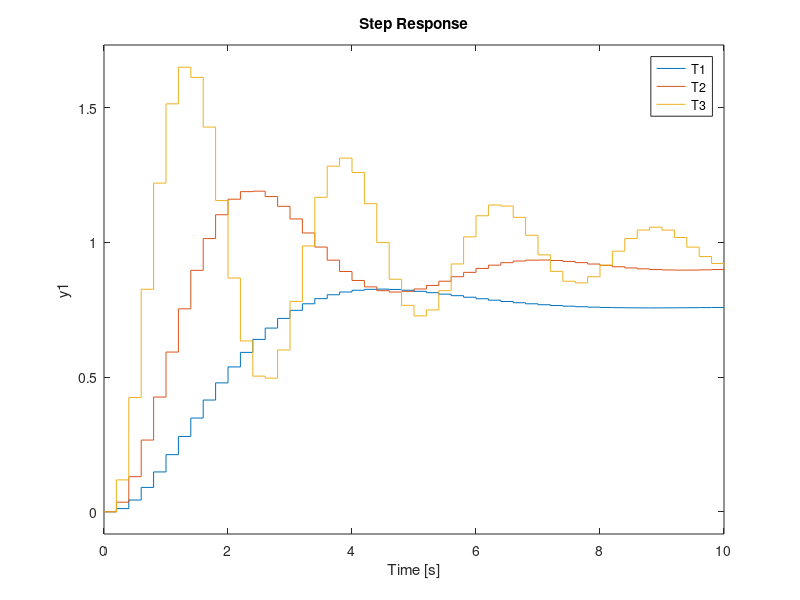
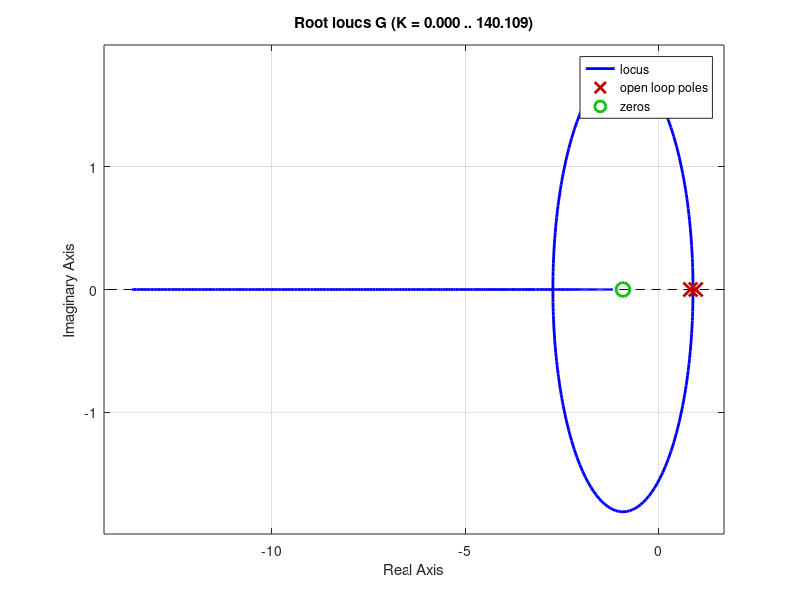

Write MATLAB code to recreate these figures, in order.
s=tf('s'); Ts=0.2; P = 6.4/(s+1)/(s+0.2); %0.2 es el polo dominante
G= c2d(P,Ts,'zoh'); zpk(G) %nos sale p1=+0.961;p2=+0.8187; el más dominante es p1 por estar más próximo a 1

T1= feedback(0.1*G, 1);
T2= feedback(0.3*G, 1);
T3= feedback(1.0*G, 1);

figure(1)
step(T1,T2,T3,10); grid

figure(2)
rlocus(G)
return
%COMPROMISO SO Y tp
tp=[ ]; SO=[ ];
for K=(0.05: 0.01 : 0.75),
    info= stepinfo( feedback(K*G, 1));  %stepinfo no printea el step pero nos da los datos de so, tp, y(inf)...
    SO = [SO; info.Overshoot]; %como vemos se almacena la variable SO
    tp = [tp; info.PeakTime]; %lo mismo con el tp  
end;
figure(3); plot(tp,SO,'*'); grid;
xlabel('tp'); ylabel('SO');


%ajuste PI D(z)=(Az+B)/(z-1)
tp=4; SO=0.20; wd= pi/tp; sigma= -log(SO)/tp;
s1= -sigma+ i*wd; s2= conj(s1);
%z=exp(Ts*s)
%Z[1/(s+a)]=z/(z-p)  p=exp(-a*T)
p1= exp(Ts*s1); p2= conj(p1);  %Para que las raices sean estables su modulo debe ser menor que 1


%ajuste A,B
% 0=1+G*D=1+G*(Az+B)/(z-1)
%--->(Az+B)=(1-z)/G  para z=p1,p2
%p1*A+1*B=(1-z)/G  |z=p1
%p2*A+1*B=(1-z)/G  |z=p2
%    M  X=N
z= tf('z',Ts);
M = [ p1, 1;
p2, 1];
N = [ evalfr( (1-z)/G, p1 );
evalfr( (1-z)/G, p2 )];
X= inv(M)*N; X= real(X); A= X(1); B= X(2);

D= (A*z+B)/(z-1); T= feedback(D*G,1);
figure(4)
step( T, 15);grid

%***********************diseño del prefiltro

wn = sqrt( sigma^2 + wd^2 );
zeta= cos(atan(wd/sigma));
LC2s= wn^2/ (s^2 + 2*zeta*wn*s + wn^2 );
LC2z= c2d( LC2s, Ts, 'zoh' );

F = LC2z/T; F=minreal(F); zpk(F)

figure(5)
step( T, F*T, 15 ); grid